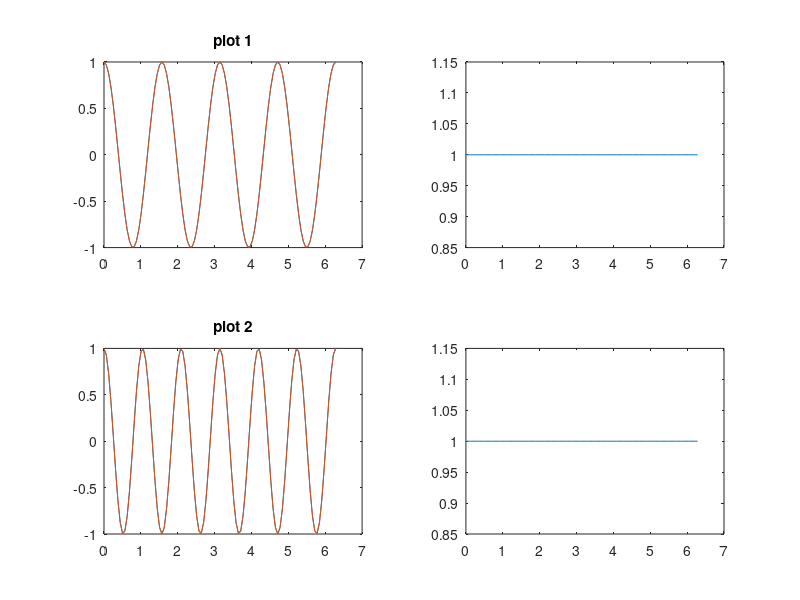

Source code (MATLAB):
% Oppgave kap.4.1 vektorrom og underrom
% 37: funksjon 1:
t = linspace(0,2*pi,101);
f = 1 - 8*(cos(t)).^2 + 8*(cos(t)).^4;
y1 = cos(4*t);
g = -1 + 18*cos(t).^2 - 48*cos(t).^4 + 32*cos(t).^6;
y2= cos(6*t);

figure
subplot(2,2,1)
plot(t,f)
hold on
plot(t,y1)
hold off
title('plot 1')

subplot(2,2,2)
plot(t,1+f-y1)

% funksjon 2:
subplot(2,2,3)
plot(t,g)
hold on
plot(t,y2)
hold off
title('plot 2')

subplot(2,2,4)
plot(t,1+g-y2)




